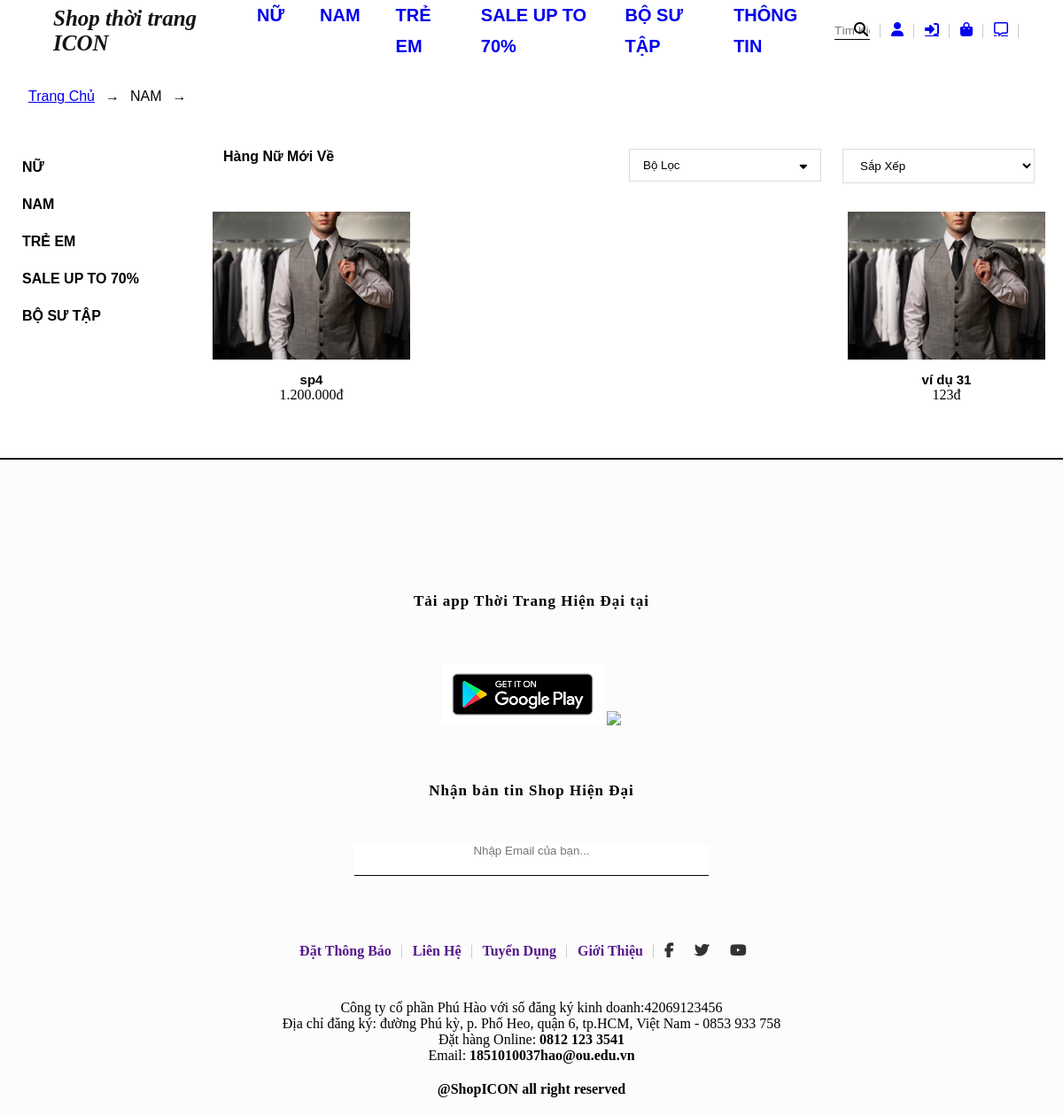
Screenshot of /WebThoiTrang/category.php?cartegory_id=13 with the database file from the repository.
### tables this page shows
CREATE TABLE `tbl_cartegory` (
  `cartegory_id` int(11) NOT NULL,
  `cartegory_name` varchar(255) NOT NULL
);

CREATE TABLE `tbl_product` (
  `product_id` int(11) NOT NULL,
  `product_name` varchar(255) NOT NULL,
  `cartegory_id` int(11) NOT NULL,
  `brand_id` int(11) NOT NULL,
  `product_price` varchar(255) NOT NULL,
  `product_price_new` varchar(255) NOT NULL,
  `product_desc` varchar(5000) NOT NULL,
  `product_img` varchar(255) NOT NULL
);

### WebThoiTrang/admin/database.php (called while the page is built, shortened)
<?php
if (!class_exists('Database')) {
class Database{
    public $host   = DB_HOST;
    public $user   = DB_USER;
    public $pass   = DB_PASS;
    public $dbname = DB_NAME;
    public $link;
private function connectDB(){
    $this->link = new mysqli($this->host, $this->user, $this->pass,
    $this->dbname);
}
public function select($query){
    $result = $this->link->query($query) or
    die($this->link->error.__line__);
    if($result->num_rows > 0){
        return $result;
    }else{
        return false;
    }
}
}
}
?>

### WebThoiTrang/category.php (the view, shortened to what this page needs)
<?php
include "header.php";
$cartegory_id = isset($_GET['cartegory_id']) ? $_GET['cartegory_id'] : null;
$cartegory_name = "Danh mục không hợp lệ";
if ($cartegory_id !== null) {
    $query = "SELECT cartegory_name FROM tbl_cartegory WHERE cartegory_id = $cartegory_id";
    $result = $db->select($query);
    if ($result !== false) {
        $cartegory_name = $result->fetch_assoc()['cartegory_name'];
    }
}
$product_query = "SELECT * FROM tbl_product WHERE cartegory_id = $cartegory_id";
$product_query .= " ORDER BY product_id DESC";
$products = $db->select($product_query);
?>
<section class="category">
    <div class="category-container">
        <div class="category-top">
            <p><a href="index.php">Trang Chủ</a></p><span> &#8594; </span>
            <p><?php echo htmlspecialchars($cartegory_name); ?></p><span> &#8594; </span>
        </div>
    </div>
    <div class="category-container">
        <div class="row">
            <div class="category-left">
                <ul>
                <?php
        $tbltable = "tbl_cartegory";
        $categories = $db->select("SELECT * FROM $tbltable");
        if ($categories) {
            foreach($categories as $category) {
                echo '<li class="category-left-li"><a href="category.php?cartegory_id=' . $category['cartegory_id'] . '">' . $category['cartegory_name'] . '</a>';
                    echo '</li>';
                }
            } else {
                echo '<li>Không có danh mục nào.</li>';
                }
                ?>
                </ul>
            </div>
            <div class="category-right">
                <div class="category-right-Top">
                    <div class="category-right-Top-item">
                        <p>Hàng Nữ Mới Về</p>
                    </div>
                    <div class="category-right-Top-item">
                        <button><span>Bộ Lọc</span><i class="fas fa-sort-down"></i></button>
                    </div>
                    <div class="category-right-Top-item">
                        <select name="" id="">
                            <option value="">Sắp Xếp</option>
                        </select>
                    </div>
                </div>
                <div class="category-right-content row">
                    <?php
                    if ($products) {
                        foreach ($products as $product) {
                    ?>
                        <div class="category-right-content-item">
                            <a href="product.php?product_id=<?php echo $product['product_id']; ?>">
                                <img src="admin/uploads/<?php echo $product['product_img']; ?>" alt="">
                            </a>
                            <h1><?php echo htmlspecialchars($product['product_name']); ?></h1>
                            <p><?php echo number_format($product['product_price'], 0, ',', '.'); ?>đ</p>
                        </div>
                    <?php
                        }
                    } else {
                        echo "<p>Không có sản phẩm nào trong danh mục này.</p>";
                    }
                    ?>
                </div>
            </div>
        </div>
    </div>
</section>
<?php
include "footer.php";
?>

### WebThoiTrang/header.php (shortened to what this page needs)
<?php
require_once('admin/database.php');
    $db =new Database;
?>
<!DOCTYPE html>
<html lang="en">
<head>
    <link rel="stylesheet" type="text/css" href="css/index.css">
    <link rel="stylesheet" href="https://cdnjs.cloudflare.com/ajax/libs/font-awesome/6.6.0/css/all.min.css"
 />
</head>
<body>
    <header>
    <div class="logoShop"><h2><i>Shop thời trang ICON</i></h2></div>
    <div class="headerMenu">
    <?php
$tbltable = "tbl_cartegory";
$data = $db->select("SELECT * FROM $tbltable");
foreach($data as $dt) {
    echo '<li><a href="category.php?cartegory_id=' . $dt['cartegory_id'] . '">' . $dt['cartegory_name'] . '</a>';
    echo '</li>';
}
?>
<li><a href="info.php">THÔNG TIN</a></li>
    </div>
        <div class="headerOther">
            <li><input type="text" placeholder="Tìm Kiếm"> <i class="fa-solid fa-magnifying-glass"></i></li>
            <li><a class="fa fa-user" href="user.php"></a></li>
            <li><a class="fa fa-right-to-bracket" href="login.php"></a></li>
            <li><a class="fa fa-shopping-bag" href="cart.php"></a></li>
            <li><a class="fa-regular fa-message" href="mailto:1851010037hao@ou.edu.vn"></a></li>
        </div>
</header>

### WebThoiTrang/footer.php
<section class="app-container">
    <p>Tải app Thời Trang Hiện Đại tại</p>
    <div class="app-google">
        <a href="https://play.google.com/store/games?hl=vi"><img src="images/googlePlay.png"></a>
        <a href="https://www.apple.com/vn/app-store/"><img src="images/appStore.png"></a>
    </div>
    <p>Nhận bản tin Shop Hiện Đại</p>
    <input type="text" placeholder="Nhập Email của bạn...">
</section>
<footer>
<div class="footer-top">
    <li><a href="">Đặt Thông Báo</a></li>
    <li><a href="">Liên Hệ</a></li>
    <li><a href="">Tuyển Dụng</a></li>
    <li><a href="">Giới Thiệu</a></li>
    <li>
        <a class="fab fa-facebook-f" href="https://www.facebook.com/"></a>
        <a class="fab fa-twitter" href="https://x.com/home?lang=vi"></a>
        <a class="fab fa-youtube" href="https://www.youtube.com/"></a>
    </li>
</div>
<div class="footer-center">
    <p>
        Công ty cổ phần Phú Hào với số đăng ký kinh doanh:42069123456 <br>
        Địa chỉ đăng ký: đường Phú kỳ, p. Phố Heo, quận 6, tp.HCM, Việt Nam - 0853 933 758<br>
        Đặt hàng Online: <b>0812 123 3541</b> <br>
        Email: <b>1851010037hao@ou.edu.vn<b>
    </p>
</div>
<div class="footer-bottom">
    @ShopICON all right reserved
</div>
</footer>
</body>
</html>

### WebThoiTrang/css/index.css (style rules this page uses)
:root { --main-text-font: 'Arial', sans-serif; }
* { margin:0; padding:0; box-sizing: border-box; }
p { text-decoration: none; }
body { background-color: rgb(252, 252, 252); }
.row { display: flex; flex-wrap: wrap; }
header { display:flex; justify-content: space-between; padding: 0 50px; height:70px; width: 100%; align-items: center; background-color: rgba(255, 255, 255, 0.3); position: fixed; z-index: 1; }
.logoShop { flex:1; }
.logoShop h2 { padding-left: 10px; color: rgb(22, 19, 19); font-size: 25px; }
.headerMenu { flex:3; display: flex; }
.headerMenu > li { padding: 0 20px; position: relative; }
.headerMenu li a { text-decoration: none; font-size: 20px; font-weight: bold!important; display: block; line-height: 35px; font-family: var(--main-text-font); }
.headerOther { flex:1; display:flex; }
.headerOther > li { padding: 0 12px; position: relative; }
.headerOther > li::after { content:""; display: block; width: 1px; height: 80%; background-color: #cccccc; position: absolute; right: 0; top: 50%; transform: translateY(-50%); }
.headerOther > li:first-child { position: relative; }
.headerOther > li:first-child input { width: 100%; background: transparent; border: none; border-bottom: 1px solid black; height:20px; outline: none; }
.headerOther > li:first-child i { position: absolute; right:14px; }
li { list-style-type: none; }
.app-container { text-align: center; align-items: center; padding: 150px 0 50px 0; border-top: 2px solid black; }
.app-container p { line-height: 20px; letter-spacing: 1px; font-size: 17px; color:#000; font-weight: bold; }
.app-container input { margin-top: 50px; border: none; border-bottom: 1px solid #000; padding-bottom: 20px; width: 400px; text-align: center; outline: none; }
.app-google { margin: 60px; }
.app-google img { height: 70px; }
footer { text-align: center; }
.footer-top { display: flex; text-align: center; justify-content: center; align-items: center; margin-bottom: 20px; height: 70px; }
.footer-top li { padding: 0 12px; position: relative; }
.footer-top li a { text-decoration: none; font-weight: bold; }
.footer-top li::after { content:""; display: block; width: 1px; height: 80%; background-color: #cccccc; position: absolute; right: 0; top: 50%; transform: translateY(-50%); }
.footer-top li:last-child::after { display: none; }
.footer-top li:last-child a { margin-right: 20px; color: #333; }
.footer-center { text-align: center; }
.footer-bottom { margin: 20px 0; text-align: center; }
.category { background-color: white; padding: 100px 0 0; }
.category-container .row { display: flex; flex-wrap: wrap; flex-direction: row; }
.category-top { display:flex; flex-wrap: wrap; margin-bottom: 50px; padding-left: 20px; }
.category-top p { font-family: var(--main-text-font); margin: 0 12px; }
.category-left { width:20%; padding-left: 25px; }
.category-left ul li { padding: 12px 0; }
.category-left ul li>a { text-decoration: none; color:black; font-size: 16px; font-weight: bold; font-family: var(--main-text-font); }
.category-right { width:80%; display:flex; flex-direction: column; padding-right: 20px; }
.category-right-Top { display: flex; flex-wrap: wrap; }
.category-right-Top-item:first-child { flex:2; font-size: 16px; font-family: var(--main-text-font); font-weight: bold; }
.category-right-Top-item { flex:1; padding: 0 12px; }
.category-right-Top-item button { width: 100%; padding: 10px 15px; display: flex; justify-content: space-between; cursor: pointer; background-color: #ffff; border: 1px solid #dddddd; }
.category-right-Top-item select { width: 100%; padding: 10px 15px; display: flex; justify-content: space-between; cursor: pointer; background-color: #ffff; border: 1px solid #dddddd; }
.category-right-content { margin-top: 20px; display:flex; flex-wrap: wrap; justify-content: space-between; }
.category-right-content-item { width: calc(25% - 12px); text-align: center; padding: 12px 0; }
.category-right-content-item img { width: 100%; }
.category-right-content-item h1 { font-size: 15px; font-family: var(--main-text-font); margin-top: 10px; }

### rows the page displays
tbl_cartegory: cartegory_name "NỮ"
tbl_cartegory: cartegory_name "NAM"
tbl_cartegory: cartegory_name "TRẺ EM"
tbl_cartegory: cartegory_name "SALE UP TO 70%"
tbl_cartegory: cartegory_name "BỘ SƯ TẬP"
tbl_product: product_img (picture), product_name "sp4", product_price "1.200.000"
tbl_product: product_img (picture), product_name "ví dụ 31", product_price "123"
